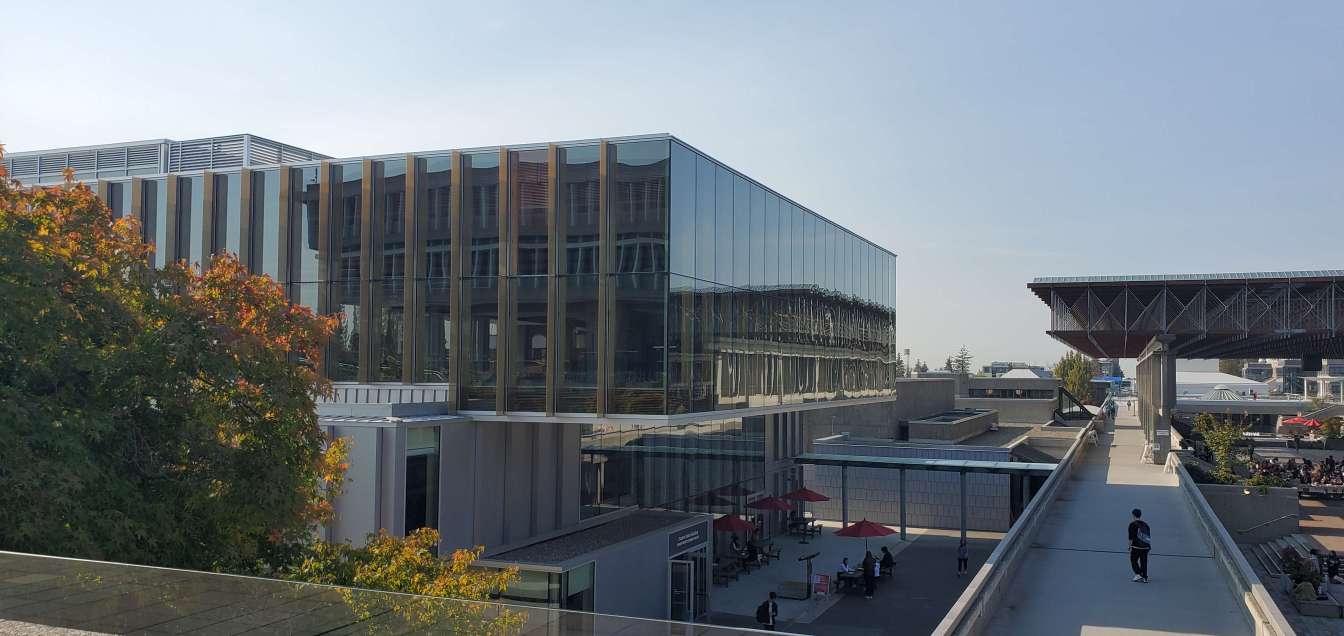
%> input picture S1-im1a.png, 4032 x 1908 px (shown at 1/3 size)
$ octave photoPano.m   (GNU Octave 9; MATLAB toolbox functions it lacks are replaced by stand-ins)
%> lines starting %> are read from the running program, lines starting %| are printed output that depends on the picture
% uses MatLab to recognize features between images and match side by side pictures and combine them into 1 panorama type photo
% By kyle granville

% phone camera aspect ratio is about 750:355
% so images have been resized to that

clc
clear
close all

% reading images
im11 = imread('S1-im1a.png');
im12 = imread('S1-im2a.png');
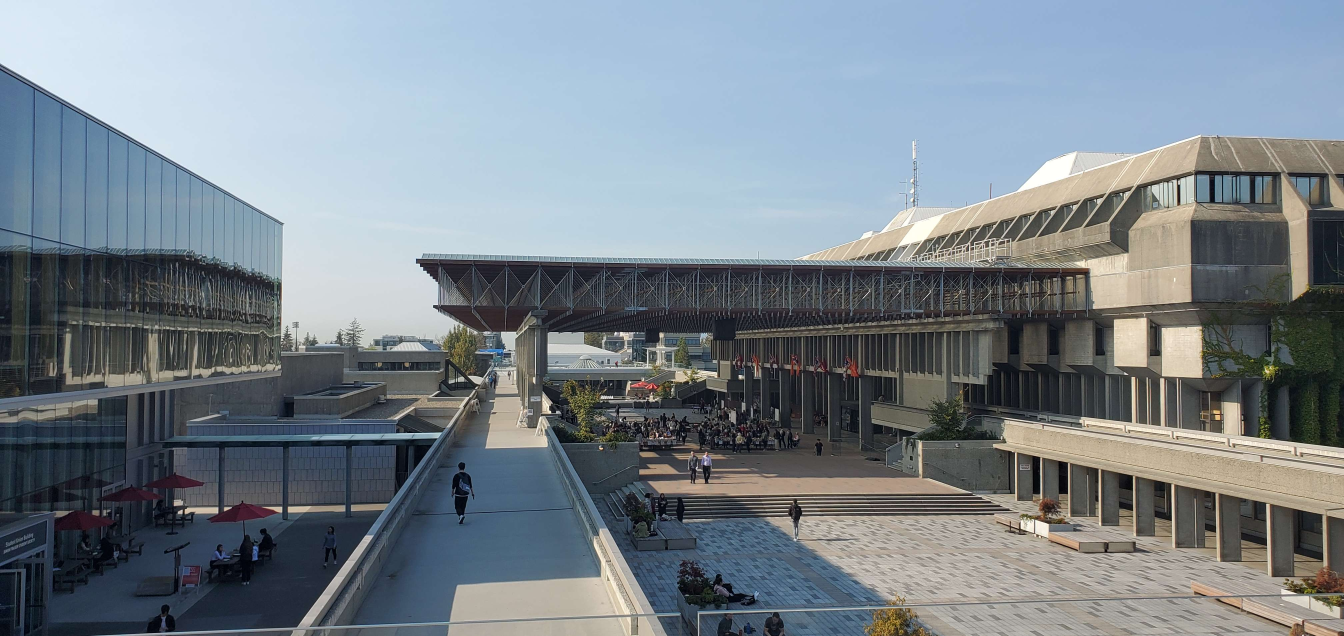
%> input picture S1-im2a.png, 4032 x 1908 px (shown at 1/3 size)
im13 = imread('S1-im3a.png');
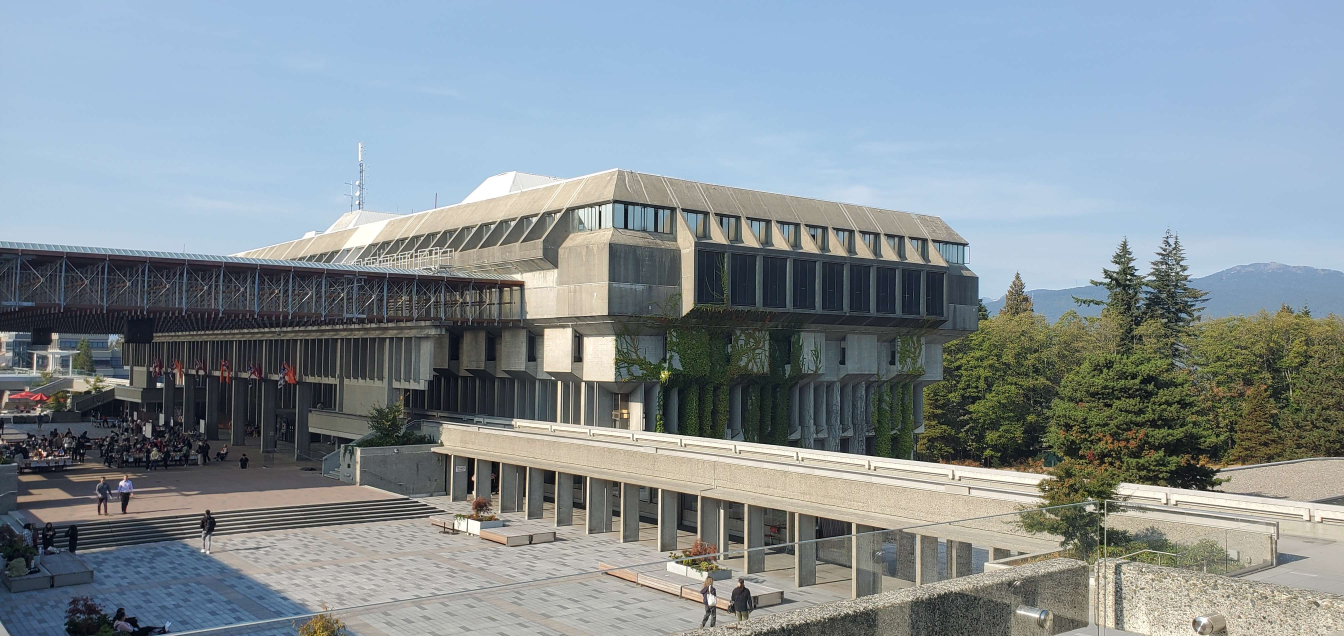
%> input picture S1-im3a.png, 4032 x 1908 px (shown at 1/3 size)
im21 = imread('S2-im1a.png');
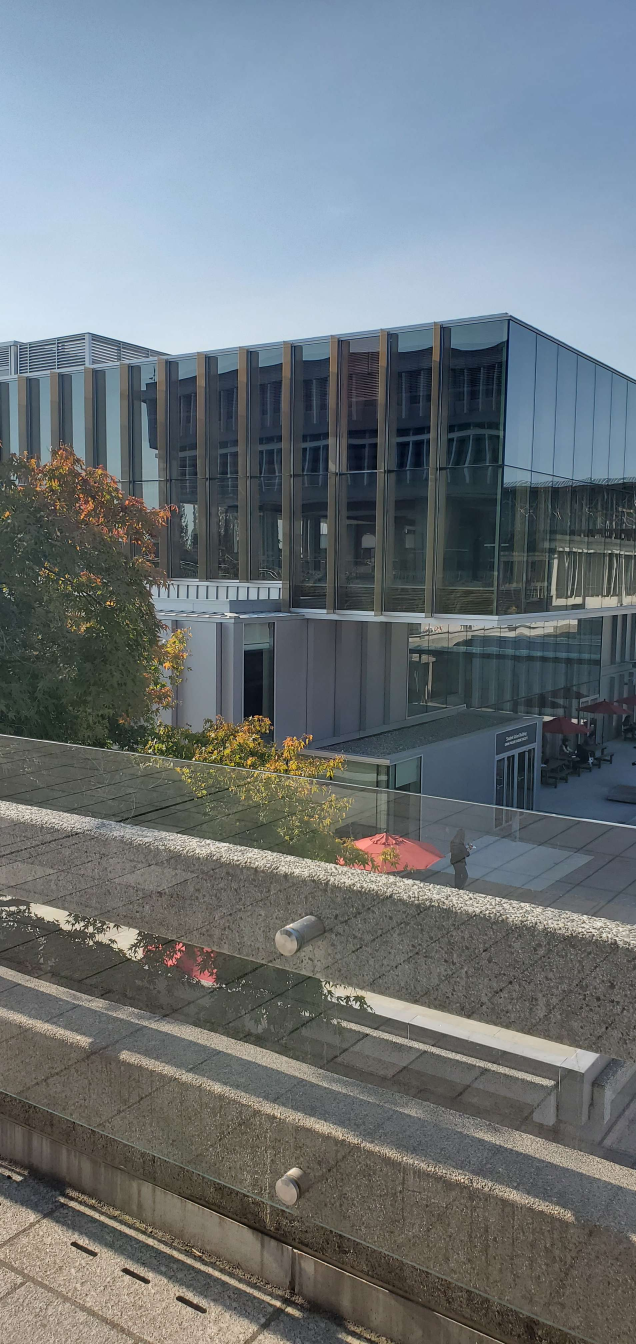
%> input picture S2-im1a.png, 1908 x 4032 px (shown at 1/3 size)
im22 = imread('S2-im2a.png');
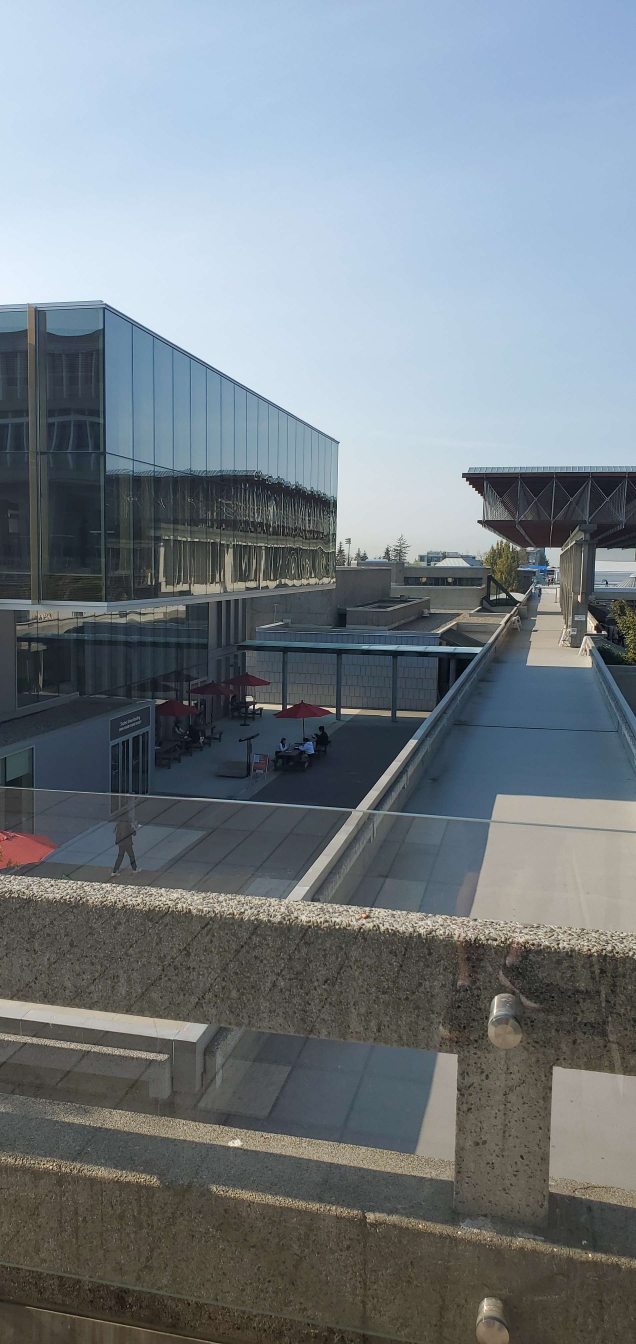
%> input picture S2-im2a.png, 1908 x 4032 px (shown at 1/3 size)
im23 = imread('S2-im3a.png');
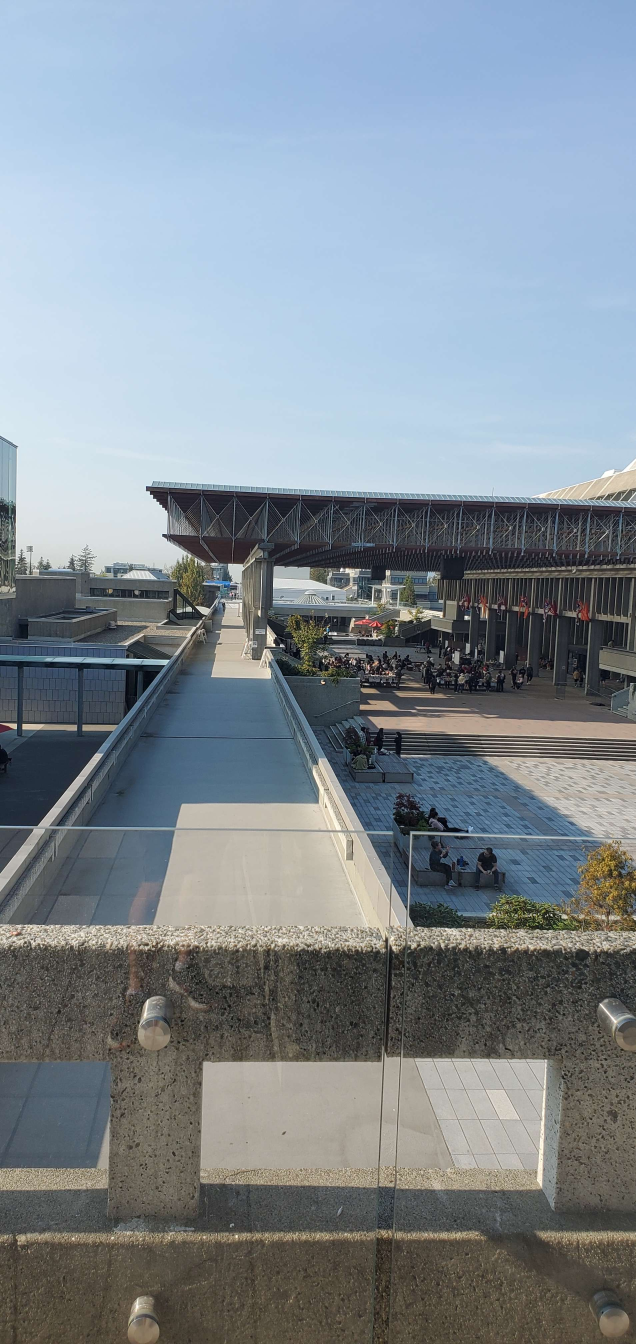
%> input picture S2-im3a.png, 1908 x 4032 px (shown at 1/3 size)
%> (the run ends here)
